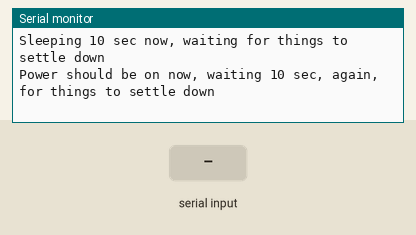
This sketch was run on a simulated Arduino Uno, built with avr-gcc and run on an emulated ATmega328P. Parts: the last lines printed to the serial monitor. The inputs (shaded band) are chosen by the test bench. The modem accepts every AT command (registered, SIM ready, sends succeed) and sends nothing else; not simulated (calls return 0 or success): arduino_secrets.h.

Above: at 15.5 s.
15.6 s: "1" received over the second serial link
At 25.1 s:
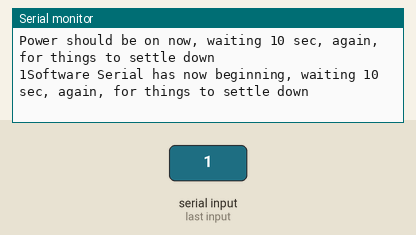
25.6 s: "0" received over the second serial link
At 34.8 s:
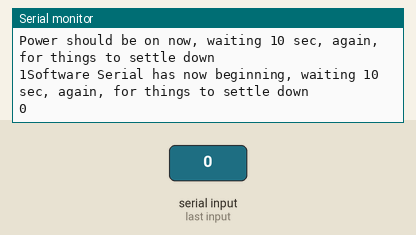
36.4 s: "2" received over the second serial link
At 42.6 s:
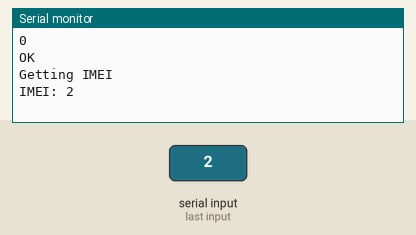

The sketch:

sim900_https_post_json_v01.ino
```cpp
/* References from previous sim900_https_get_version_04
 *  http://www.raviyp.com/sim900-gprs-http-at-commands/
 *  https://simcom.ee/documents/SIM900/SIM900_HTTPS%20AT%20Command%20Set_V1%2000.pdf
 *  https://simcom.ee/documents/?sort_by=name&sort_as=desc&dir=SIM900/
 *  https://forum.arduino.cc/t/sim900-http-request-not-allowed/524505
 *  https://simcom.ee/documents/SIM900/SIM900_AT%20Command%20Manual_V1.11.pdf
 *  This sketch is also published on https://github.com/johnedstone/mkrgsm1400-post-json-ssl
 *
 *  Refereneces for json post
 *  https://arduino.stackexchange.com/questions/75599/how-send-method-post-with-json-arduino-uno-r3-sim900 - useful
 *  https://forum.arduino.cc/t/read-and-save-imei-from-serial-port/517925/15 - did not needed
 *  https://forum.arduino.cc/t/arduino-serial-to-variable/37458 - did not use
 *  https://elementztechblog.wordpress.com/2016/12/28/getting-time-and-date-from-gsm-modem/ - writing permanently to modem
 *
 * To do: In this sketch the json key "uptime" is really the UTC timestamp when the device boots up.
 *        The json key "start_time" has no meaning - it is a required field for the rest-api.
 */

#include <SoftwareSerial.h>
#include "arduino_secrets.h"

char sketch_name[] = "sim900_https_post_json_v01";
char url_address[] = URL_ADDRESS;
String IMEI;
String UPTIME;

/*
 *
   60000:  1 min
  120000:  2 min
  300000:  5 min
  900000: 15 min
 3600000: 60 min
 */

unsigned long sleeping_ms = 3600000;

SoftwareSerial SIM900(7, 8);

void setup() {
  Serial.begin(9600);
  delay(4000);
  ShowSerialData(10);

  Serial.println(F("Goodnight moon!"));
  Serial.print(F("Sketch: "));
  Serial.println(sketch_name);
  Serial.print(F("The loop will sleep (ms): "));
  Serial.print(sleeping_ms);
  Serial.println(F(" when it is finished."));
  Serial.println(F(""));
  Serial.println(F("Sleeping 10 sec now, waiting for things to settle down"));
  Serial.println(F(""));
  delay(10000);


  // !!!!!!!!!!!
  // Set your reset, enable, power pins here
  // !!!!!!!!!!!

  Serial.println(F("Power should be on now, waiting 10 sec, again, for things to settle down"));
  Serial.println(F(""));
  ShowSerialData(10000);

  Serial.println(F("Software Serial has now beginning, waiting 10 sec, again, for things to settle down"));
  Serial.println(F(""));

  SIM900.begin(9600);

  ShowSerialData(10000);

  SIM900.println("ATE0");
  SIM900.flush();
  ShowSerialData(2000);

  Serial.println(F("Getting IMEI"));
  SIM900.println("AT+GSN");
  SIM900.flush();
  getIMEI(5000);
  Serial.print(F("IMEI: "));
  Serial.println(IMEI);
  ShowSerialData(4000);

  Serial.println(F("Getting UPTIME (TZ is in 1/4 hr increments)"));
  SIM900.println("AT+CLTS=1;&W"); // enable getting network time and store permanently in modem profile
  SIM900.flush();
  Serial.println(F("AT+CLTS=1;&W"));
  ShowSerialData(2000);
  Serial.println(F(""));

  SIM900.println("AT+CCLK?");
  SIM900.flush();
  Serial.println(F("AT+CCLK?"));
  getUPTIME(5000);
  Serial.print(F("uptime: "));
  Serial.println(UPTIME);
  ShowSerialData(4000);

  SIM900.println("ATE1");
  SIM900.flush();
  ShowSerialData(2000);

  delay(2000);
  Serial.println(F("Setup is finished. Entering the loop."));
}

void loop() {

  Serial.print(F("Sketch: "));
  Serial.println(sketch_name);

  connectGPRS();
  delay(4000);
  postData();

  delay(1000);
  Serial.print(F("Sleeping (ms): "));
  Serial.println(sleeping_ms);

  delay(sleeping_ms); // 60 min

}

void ShowSerialData(int delay_ms) {
  delay(delay_ms);
  while (SIM900.available() != 0)
    Serial.write(SIM900.read());
}

void getIMEI(int delay_ms) {
  delay(delay_ms);
  while(SIM900.available()!= 0) {
    IMEI = SIM900.readString();
    IMEI.replace("OK","");
    IMEI.trim();
  }
}

void getUPTIME(int delay_ms) {
  delay(delay_ms);
  while(SIM900.available()!= 0) {
    UPTIME = SIM900.readString();
    UPTIME.replace("OK","");
    UPTIME.replace("+CCLK:","");
    UPTIME.replace("\"","");
    UPTIME.trim();
  }
}

void connectGPRS() {
  SIM900.println("AT+CMEE=2"); // Turns on error reporting verbose
  SIM900.flush();
  ShowSerialData(1000);

  SIM900.println("AT+CSQ");  // Signal Quality Report
  SIM900.flush();
  ShowSerialData(1000);

  SIM900.println("AT+CGATT?");  // Attached to GPRS Service
  SIM900.flush();
  ShowSerialData(1000);

  SIM900.println("AT+SAPBR=3,1,\"CONTYPE\",\"GPRS\""); // -> OK
  SIM900.flush();
  ShowSerialData(1000);

  SIM900.println("AT+SAPBR=3,1,\"APN\",\"hologram\""); // -> OK
  SIM900.flush();
  ShowSerialData(1000);

  Serial.println(F(""));
  Serial.println(F("If the following returns an error, do not panic!"));
  Serial.println(F("It may simply mean that GPRS is already enabled."));
  Serial.println(F(""));

  SIM900.println("AT+SAPBR=1,1"); // Enable GPRS, Occassionally OK, but mostly "+CME ERROR: operation not allowed"
  SIM900.flush();
  ShowSerialData(6000);

  delay(2000);
  Serial.println(F("If the following does not return an IP address, yikes! Resert the device!"));
  SIM900.println("AT+SAPBR=2,1"); // Query the connection, if IP, then proceed :)
  SIM900.flush();
  ShowSerialData(4000);
}

void postData(){
  String json_data="{\"imei_string\": \"" + IMEI + "\"," + "\"uptime\": \"" + UPTIME + "\", \"start_time\": 100}";

  Serial.println(F(""));
  Serial.println(F("If the following returns an error, do not panic.!"));
  Serial.println(F("It may simply mean that the HTTP Service is initialized already."));
  Serial.println(F(""));

  SIM900.println("AT+HTTPINIT"); // OK
  SIM900.flush();
  ShowSerialData(2000);

  SIM900.println("AT+HTTPSSL=1"); //
  SIM900.flush();
  ShowSerialData(2000);

  SIM900.println("AT+HTTPPARA=\"CID\",1"); //
  SIM900.flush();
  ShowSerialData(2000);

  SIM900.print("AT+HTTPPARA=\"URL\",\"");
  SIM900.print(url_address);
  SIM900.println("\"");
  SIM900.flush();
  ShowSerialData(2000);
  Serial.println(F(""));


  SIM900.println("AT+HTTPPARA=\"CONTENT\", \"application/json\"");
  SIM900.flush();
  ShowSerialData(2000);

  Serial.println(F("Data (json)"));
  Serial.println(json_data);
  Serial.println(F(""));

  SIM900.println("AT+HTTPDATA=" + String(json_data.length()) + ",100000"); // may not need the 10000 (try someday w/o)
  SIM900.flush();
  ShowSerialData(2000);

  SIM900.println(json_data);
  SIM900.flush();
  ShowSerialData(4000);

  SIM900.println("AT+HTTPACTION=1"); // Start the POST -> OK +HTTPACTION:1,201,442 (POST,STATUS,Length)
  SIM900.flush();
  Serial.println(F("POST request completed, waiting 12 sec before reading the response."));
  Serial.println(F(""));
  ShowSerialData(12000);

  SIM900.println("AT+HTTPREAD"); // +HTTPREAD:442
  SIM900.flush();
  ShowSerialData(1000);

  Serial.println(F(""));
  SIM900.println("AT"); // OK (clear line ending)
  SIM900.flush();
  ShowSerialData(1000);

  SIM900.println("AT+HTTPSTATUS?"); // POST,0,0,0 - POST, idle, data transmitted, data remaining to be sent or received
  SIM900.flush();
  ShowSerialData(1000);

  SIM900.println("AT+HTTPSCONT?"); // Reads Status of HTTP Application Context
  SIM900.flush();
  ShowSerialData(2000);

  /*
  SIM900.println("AT+HTTPCONT"); // Saves the of HTTP Application Context to NVRAM, so will be save on next reboot
  SIM900.flush();
  delay(1000);
  ShowSerialData();
  */

  Serial.println(F(""));

  SIM900.println("AT+HTTPTERM"); // Terminate any HTTP Service
  SIM900.flush();
  ShowSerialData(2000);

  SIM900.println("AT+SAPBR=0,1"); // Close Bearer
  SIM900.flush();
  ShowSerialData(1000);

}
```

Measured:
- after the input at 15.6 s, the serial monitor: prints a new line after 8.5 s (image 1)
- after the input at 25.6 s, the serial monitor: prints a new line after 8.6 s (image 2)
- after the input at 36.4 s, the serial monitor: prints a new line after 5.8 s (image 3)
